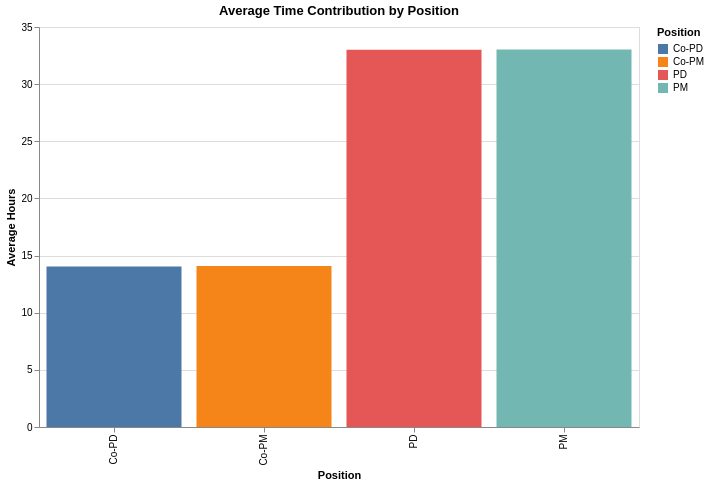

Source (notebook cell):
### Code cell
alt.Chart(avg_hours_position).mark_bar().encode(
    x=alt.X("Position:N"),
    y=alt.Y(
        "Time Contribution (hours):Q",
        title="Average Hours"
    ),
    color="Position:N",
    tooltip=[
        "Position",
        "Time Contribution (hours)"
    ]
).properties(
    title="Average Time Contribution by Position",
    width=600,
    height=400
).interactive()

### Figure 1 — Vega-Lite specification as saved in the notebook (floating-point values rounded to 4 significant figures)
{"config": {"view": {"continuousWidth": 300, "continuousHeight": 300}}, "data": {"name": "data-89441a411f8427101798cb38fc5e01c6"}, "mark": {"type": "bar"}, "encoding": {"color": {"field": "Position", "type": "nominal"}, "tooltip": [{"field": "Position", "type": "nominal"}, {"field": "Time Contribution (hours)", "type": "quantitative"}], "x": {"field": "Position", "type": "nominal"}, "y": {"field": "Time Contribution (hours)", "title": "Average Hours", "type": "quantitative"}}, "height": 400, "params": [{"name": "param_1e9efca18e7a2868", "select": {"type": "interval", "encodings": ["x", "y"]}, "bind": "scales"}], "title": "Average Time Contribution by Position", "width": 600, "$schema": "https://vega.github.io/schema/vega-lite/v6.1.0.json", "datasets": {"data-89441a411f8427101798cb38fc5e01c6": [{"Position": "Co-PD", "Time Contribution (hours)": 14.03}, {"Position": "Co-PM", "Time Contribution (hours)": 14.1}, {"Position": "PD", "Time Contribution (hours)": 33.01}, {"Position": "PM", "Time Contribution (hours)": 33.03}]}}
